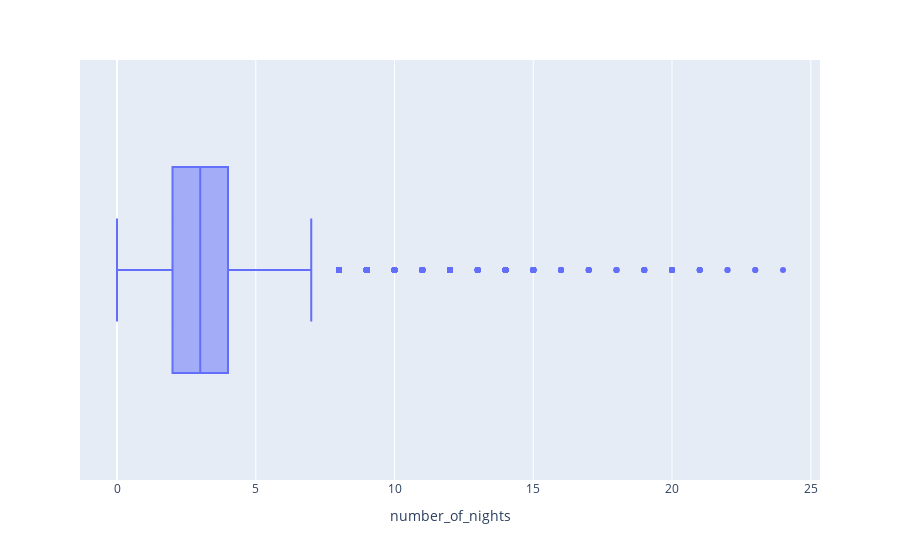

The cell this chart's notebook holds for it:
### Code cell
px.box(df,x=df["number_of_nights"])

### Figure 1 — Plotly figure (JSON) as saved in the notebook; plotly's stock layout.template omitted (floating-point values rounded to 4 significant figures; data arrays with more than 128 entries replaced by an {"elided": "..."} marker saying what was removed)
{"data": [{"alignmentgroup": "True", "hovertemplate": "number_of_nights=%{x}<extra></extra>", "legendgroup": "", "marker": {"color": "#636efa"}, "name": "", "notched": false, "offsetgroup": "", "orientation": "h", "showlegend": false, "type": "box", "x": {"elided": "36248 int values"}, "x0": " ", "xaxis": "x", "y0": " ", "yaxis": "y"}], "layout": {"boxmode": "group", "legend": {"tracegroupgap": 0}, "margin": {"t": 60}, "xaxis": {"anchor": "y", "domain": [0, 1], "title": {"text": "number_of_nights"}}, "yaxis": {"anchor": "x", "domain": [0, 1]}}}
